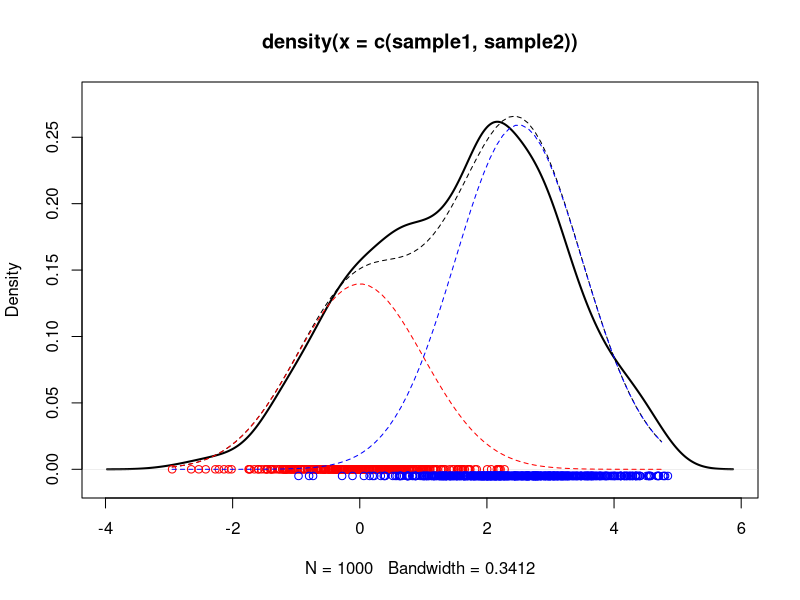

Reproduce this figure in R.
## ---- chunk 1
proportion <- 0.35
sample_size <- 1000

sample1_size <- rbinom(n = 1, size = sample_size, prob = proportion)
sample2_size <- sample_size - sample1_size

sample1 <- rnorm(n = sample1_size, mean = 0.0, sd = 1)
sample2 <- rnorm(n = sample2_size, mean = 2.5, sd = 1)

x_axis <- seq(from = min(sample1), to = max(sample2), by = 0.1)

# Plot distribution of full sample
plot(x = density(c(sample1, sample2)),
     ylim = c(-0.01, .28),
     lwd = 2)

# Plot true population distribution
lines(x = x_axis, 
      y = (proportion * dnorm(x = x_axis, mean = 0, sd = 1)) + 
          (1 - proportion)*dnorm(x = x_axis, mean = 2.5, sd = 1),
      lty = 2)

# Plot distribution of sample 1
points(x = sample1,
       y = rep(0, sample1_size), 
       col = "red")

# Plot true normal N(0, 1)
lines(x = x_axis, 
      y = proportion * dnorm(x = x_axis, mean = 0, sd = 1), 
      col = "red",
      lty = 2)

# Plot distribution of sample 2
points(x = sample2,
       y = rep(-0.005, sample2_size), 
       col = "blue")

# Plot true normal N(2.5, 1)
lines(x = x_axis, 
      y = (1 - proportion)*dnorm(x = x_axis, mean = 2.5, sd = 1), 
      col = "blue",
      lty = 2)
